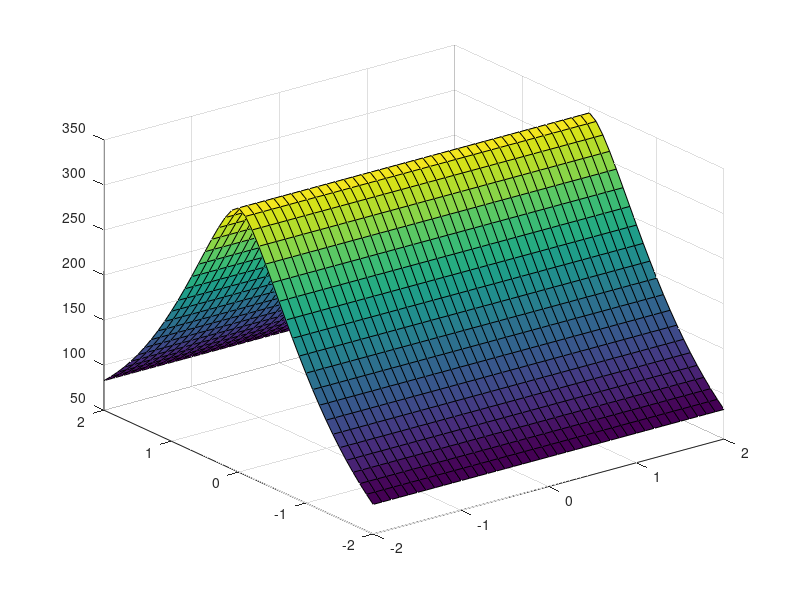
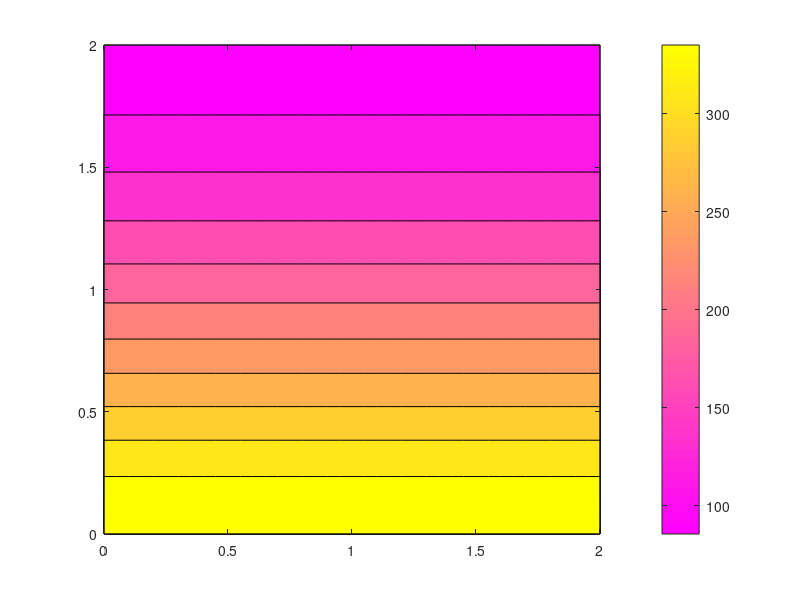

Recreate these plots in MATLAB, in order.
% Evan Baker
% EAB_HW06_P01
% 26 February 2014

% This scrip will create a surface plot and contour of the surface
% plot with a colorbar.

figure(1) % set that we're working in window 1
[ x, y ] = meshgrid(-2:0.1:2,-2:0.1:2); % build our mesh size
r = sqrt(x.^2 + y.^2); 
z = exp(-r)*cos(4*x)*cos(4*y); % build our height map
shading flat % set shading flat
surf(x, y, z) % draw the surface


figure(2) % move to window 2 while keeping window 1
[ x, y ] = meshgrid(0:0.05:2,0:0.05:2); % new meshgrid from 0 to 2, same size
r = sqrt(x.^2 + y.^2); 
z = exp(-r)*cos(4*x)*cos(4*y); % build our new height map
colormap(spring) % set to ugly colors
contourf(x, y, z) % draw the contour plot
colorbar % draw the colorbar for scale
